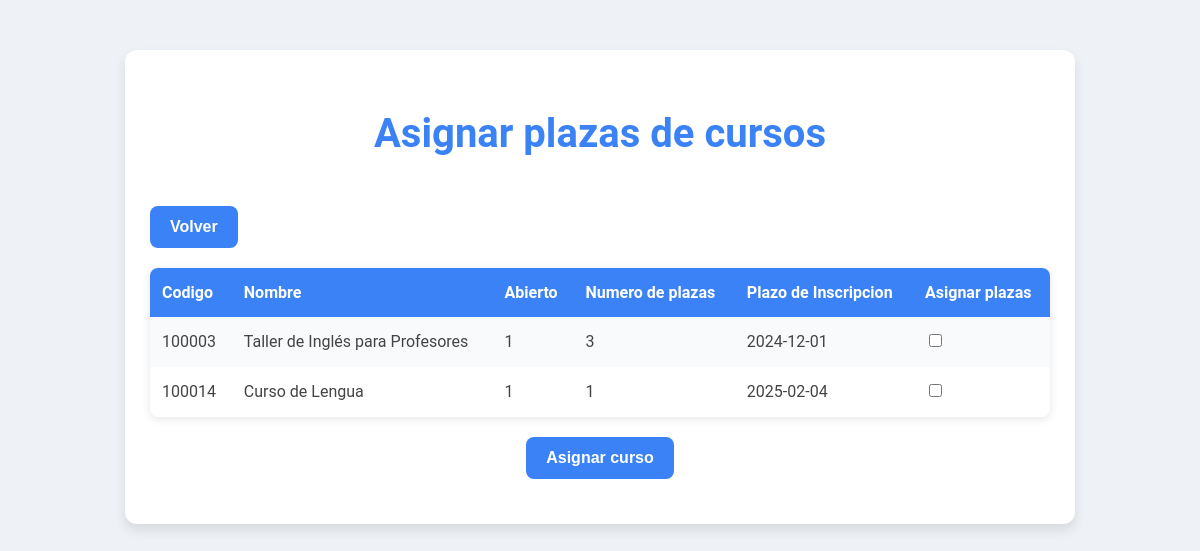
The app's page /baremacionDeCursos.php with its own data.
### tables this page shows
CREATE TABLE `cursos` (
  `codigo` int NOT NULL,
  `nombre` varchar(50) DEFAULT NULL,
  `abierto` tinyint(1) DEFAULT NULL,
  `numeroplazas` int DEFAULT NULL,
  `plazoinscripcion` date DEFAULT NULL
);

### baremacionDeCursos.php (the view, shortened to what this page needs)
<?php
$boton = $_POST['enviar'];
try {
    if ($boton != "Asignar curso") {
        $enlace = new PDO('mysql:host=127.0.0.1; dbname=cursoscp', "root", "root");
        $enlace->setAttribute(PDO::ATTR_ERRMODE, PDO::ERRMODE_EXCEPTION);
        $consulta = "SELECT DISTINCT c.* FROM cursos c INNER JOIN solicitudes s ON c.codigo = s.codigocurso WHERE s.codigocurso NOT IN (
                        SELECT codigocurso FROM solicitudes WHERE admitido = 1)";
        $resultado = $enlace->query($consulta);
        echo "<!DOCTYPE html>";
        echo "<html lang='es'>";
        echo "<head>";
        echo "<link rel='stylesheet' href='estilo.css'>";
        echo "</head>";
        echo "<body>";
        echo "<div class='container'>";
        echo "<h1>Asignar plazas de cursos</h1>";
        echo "<button><a href='index.php'>Volver</a></button>";
        echo "<form action='baremacionDeCursos.php' method='post'>";
        echo "<table>";
        echo "<tr>";
        echo "<th>Codigo</th>";
        echo "<th>Nombre</th>";
        echo "<th>Abierto</th>";
        echo "<th>Numero de plazas</th>";
        echo "<th>Plazo de Inscripcion</th>";
        echo "<th>Asignar plazas</th></tr>";
        while ($fila = $resultado->fetch(PDO::FETCH_ASSOC)) {
            echo "<tr>";
            foreach ($fila as $value) {
                echo "<td>$value</td>";
            }
            echo "<td><input type='checkbox' name='cursos[]' value=$fila[codigo]></td>";
            echo "</tr>";
        }
        echo "</table>";
        echo "<input type='submit' name='enviar' value='Asignar curso'>";
        echo "</form>";
        echo "</div>";
        echo "</body>";
        echo "</html>";
    }
} catch (PDOException $e) {
    echo "Error: " . $e->getMessage();
}

### estilo.css (style rules this page uses)
body { font-family: 'Roboto', Arial, sans-serif; margin: 0; padding: 0; background-color: #eef2f6; color: #444; line-height: 1.6; }
.container { max-width: 900px; margin: 50px auto; background: #ffffff; padding: 25px; border-radius: 12px; box-shadow: 0 6px 12px rgba(0, 0, 0, 0.1); overflow: hidden; }
h1 { text-align: center; color: #3b82f6; font-size: 2.5em; margin-bottom: 20px; }
form { margin-top: 20px; }
input[type="submit"] { background-color: #3b82f6; color: white; padding: 12px 20px; border: none; border-radius: 8px; cursor: pointer; font-size: 1em; font-weight: bold; display: block; margin: 20px auto; transition: background-color 0.3s ease; }
table { width: 100%; border-collapse: collapse; margin: 20px 0; font-size: 1em; background: #ffffff; border-radius: 8px; overflow: hidden; box-shadow: 0 2px 10px rgba(0, 0, 0, 0.1); }
th, td { padding: 12px; text-align: left; }
th { background-color: #3b82f6; color: white; font-weight: bold; }
tr:nth-child(even) { background-color: #f9fafb; }
a { text-decoration: none; color: inherit; }
button { background-color: #3b82f6; border: none; border-radius: 8px; padding: 12px 20px; color: white; font-size: 1em; font-weight: bold; cursor: pointer; transition: background-color 0.3s ease; display: inline-block; margin-top: 20px; margin-right: 20px; }
button a { color: white; text-decoration: none; display: block; }

### records on screen
cursos: codigo "100003", nombre "Taller de Inglés para Profesores", abierto "1", numeroplazas "3", plazoinscripcion "2024-12-01"
cursos: codigo "100014", nombre "Curso de Lengua", value "1", plazoinscripcion "2025-02-04"
